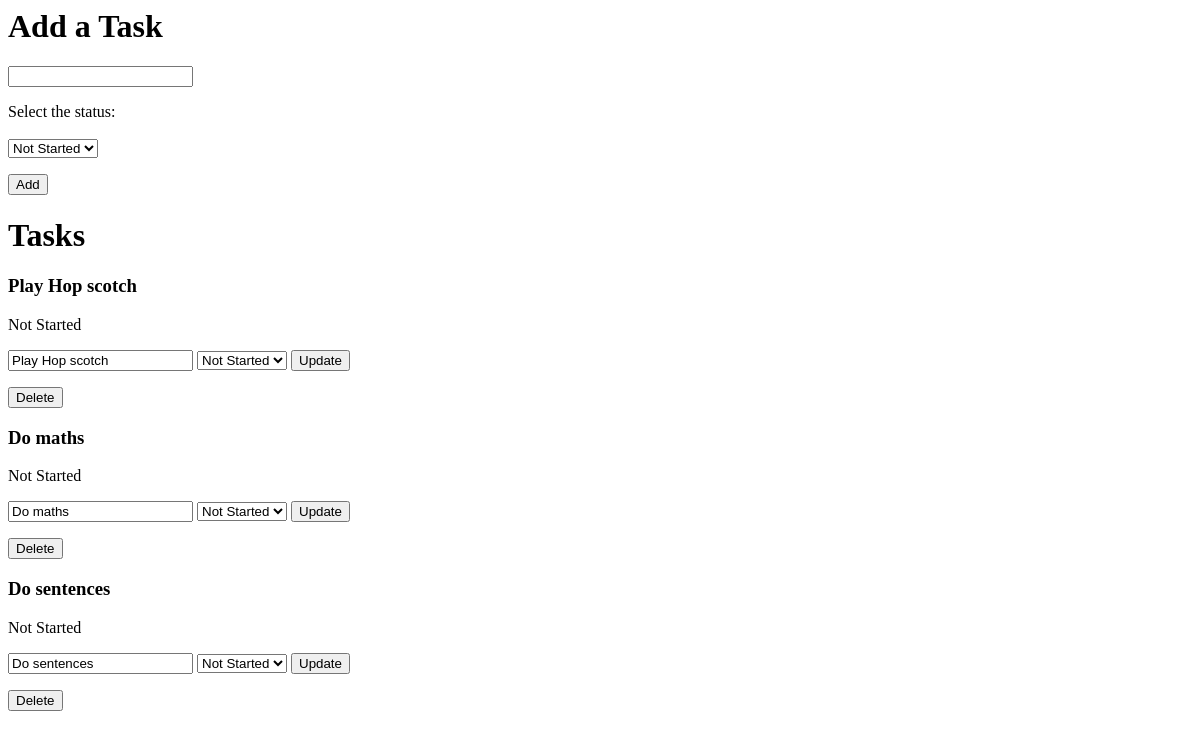
Before: / with the older database file.
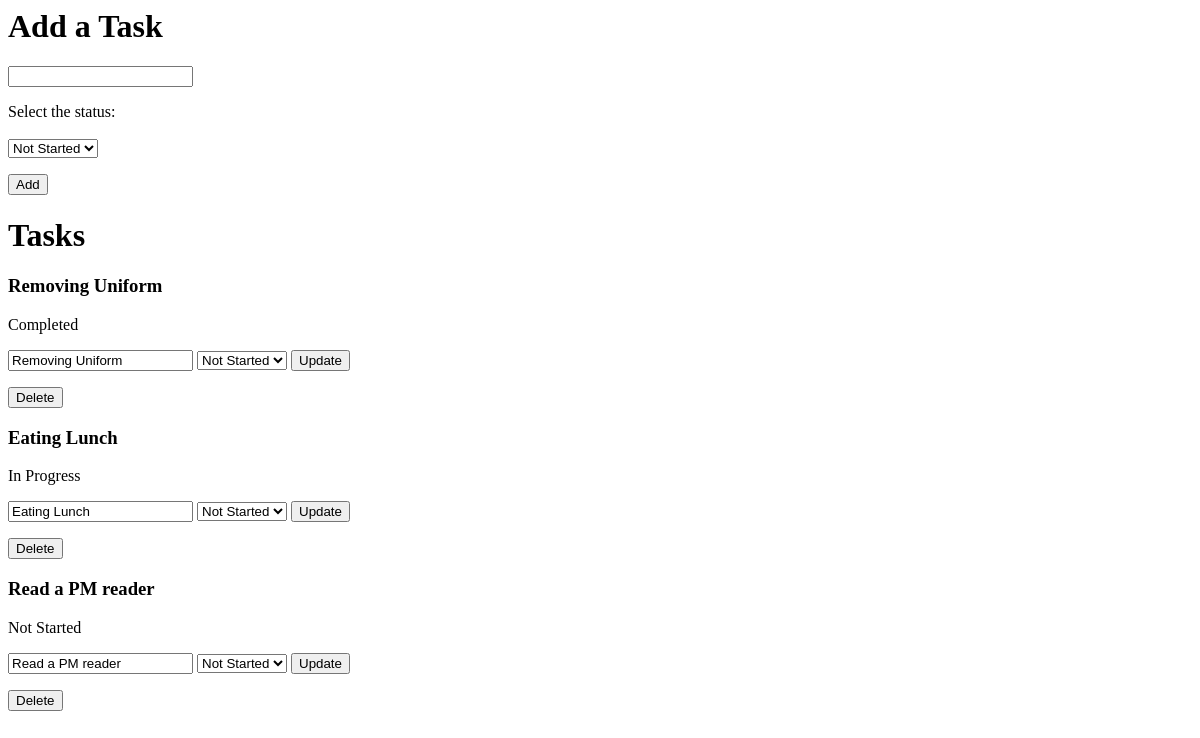
After: the same page with the newer database file.
### app.py (models this page shows, shortened)
class Tasks(db.Model):
    task = db.Column(db.String(80), unique=True, nullable=False, primary_key=True)
    status = db.Column(db.String(80))

### app.py (the view)
@app.route("/", methods=["GET", "POST"])
def home():
    if request.form:
        task = Tasks(request.form.get("task"), request.form.get("status"))
        db.session.add(task)
        db.session.commit()
    tasks = Tasks.query.all()
    return render_template("home.html", tasks=tasks)

### templates/home.html (shortened to what this page needs)
<h1>Add a Task</h1>
<form method="POST" action="/">
    <p>
        <input type="text" name="task"/>
    </p>
    <p>
        <label for="status"> Select the status:</label><br><br>
        <select name="status" id="status">
            <option value="Not Started">Not Started</option>
        </select>
    </p>
<p>
    <input type="submit" value="Add">
</p>
</form>
<h1>Tasks</h1>
    {% for task in tasks %}
    <h3><p>{{task.task}}</p></h3>
     <p>{{task.status}}</p>
     <form method="POST" action="./update">
         <input type="text" value="{{task.task}}" name="newtask">
        <select name="newstatus" id="status">
            <option value="Not Started">Not Started</option>
        </select>
         <input type="submit" value="Update">
     </form>
     <form method="POST" action="./delete">
         <input type="submit" value="Delete">
     </form>
    {% endfor %}

Changed rows visible on the page:
removed Tasks: task "Play Hop scotch", status "Not Started", newtask "Play Hop scotch"
removed Tasks: task "Do maths", status "Not Started", newtask "Do maths"
removed Tasks: task "Do sentences", status "Not Started", newtask "Do sentences"
added Tasks: task "Removing Uniform", status "Completed", newtask "Removing Uniform"
added Tasks: task "Eating Lunch", status "In Progress", newtask "Eating Lunch"
added Tasks: task "Read a PM reader", status "Not Started", newtask "Read a PM reader"
